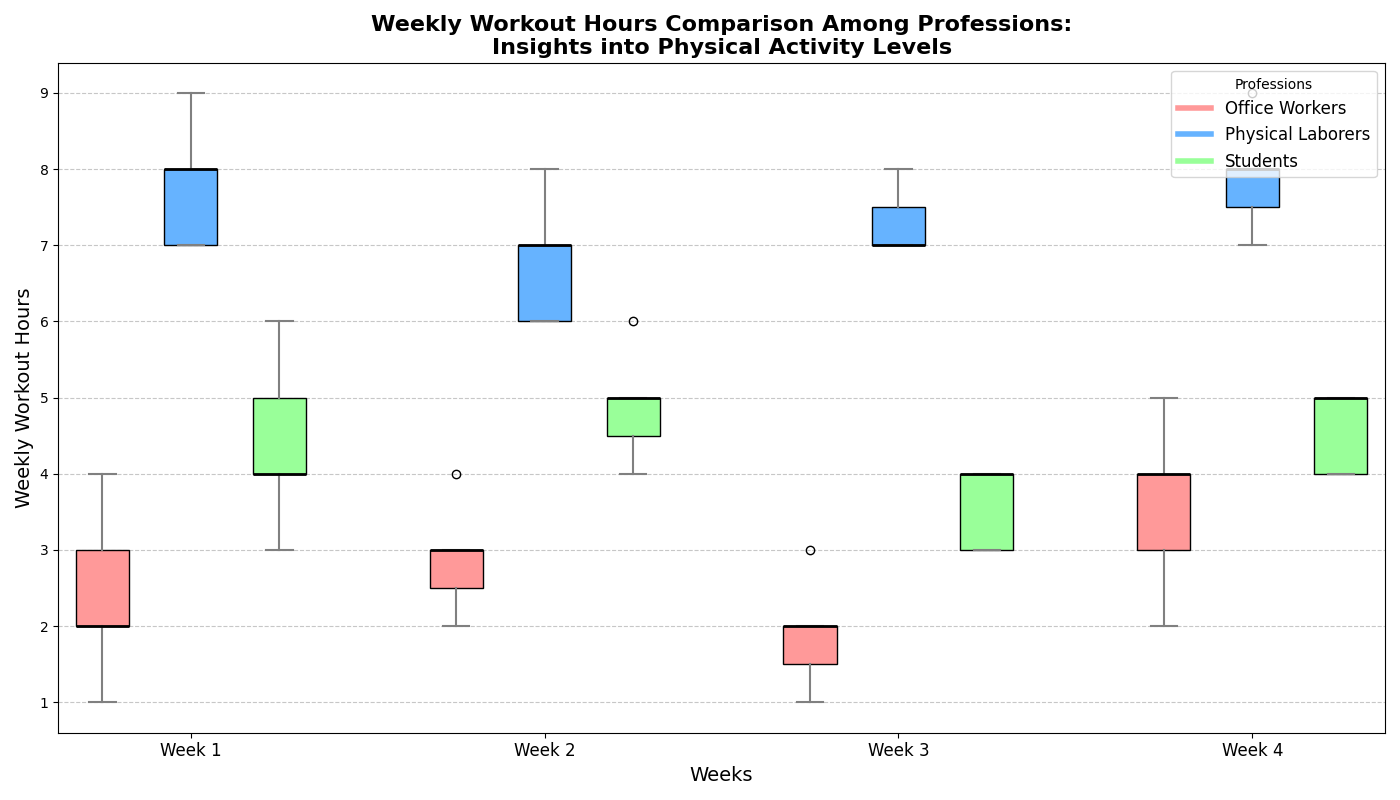

Reproduce this figure in Python.
import matplotlib.pyplot as plt
import numpy as np

# Define weekly workout hours data for each profession over four weeks
professions = ['Office Workers', 'Physical Laborers', 'Students']

office_worker_hours = [
    [2, 3, 4, 1, 2, 2, 3],  # Week 1
    [3, 2, 4, 3, 3, 2, 3],  # Week 2
    [1, 2, 2, 2, 1, 3, 2],  # Week 3
    [3, 4, 5, 2, 3, 4, 4]   # Week 4
]

physical_laborer_hours = [
    [7, 8, 7, 8, 9, 8, 7],  # Week 1
    [6, 7, 6, 8, 7, 7, 6],  # Week 2
    [7, 7, 8, 7, 8, 7, 7],  # Week 3
    [7, 8, 8, 9, 7, 8, 8]   # Week 4
]

student_hours = [
    [4, 5, 3, 5, 4, 6, 4],  # Week 1
    [5, 4, 5, 5, 4, 6, 5],  # Week 2
    [3, 4, 4, 3, 4, 4, 3],  # Week 3
    [4, 5, 5, 4, 5, 5, 4]   # Week 4
]

# Aggregate the data
data = [office_worker_hours, physical_laborer_hours, student_hours]

# Plot configuration
fig, ax = plt.subplots(figsize=(14, 8))

# Create a box plot for each profession
positions = np.arange(len(data[0])) * (len(professions) + 1)  # Offset for each week
colors = ['#ff9999', '#66b3ff', '#99ff99']  # Colors for each profession

for i, hours in enumerate(data):
    pos = positions + i  # Offset positions for each profession
    bp = ax.boxplot(hours, positions=pos, widths=0.6, patch_artist=True)

    # Color each box according to its profession
    for patch in bp['boxes']:
        patch.set_facecolor(colors[i])
    for whisker in bp['whiskers']:
        whisker.set(color='gray', linewidth=1.5)
    for cap in bp['caps']:
        cap.set(color='gray', linewidth=1.5)
    for median in bp['medians']:
        median.set(color='black', linewidth=2)

# Set x-ticks to align with the weeks
xticks = positions + 1  # Align ticks to the center of each profession group
ax.set_xticks(xticks)
ax.set_xticklabels([f"Week {i+1}" for i in range(len(data[0]))], fontsize=12)

# Labels and Title
ax.set_title("Weekly Workout Hours Comparison Among Professions:\nInsights into Physical Activity Levels", fontsize=16, fontweight='bold')
ax.set_ylabel("Weekly Workout Hours", fontsize=14)
ax.set_xlabel("Weeks", fontsize=14)

# Grid customization
ax.grid(axis='y', linestyle='--', alpha=0.7)

# Legend indicating profession colors
handles = [plt.Line2D([0], [0], color=color, lw=4) for color in colors]
ax.legend(handles, professions, title='Professions', loc='upper right', fontsize=12)

# Automatically adjust layout to prevent overlap
plt.tight_layout()

# Display the plot
plt.show()
